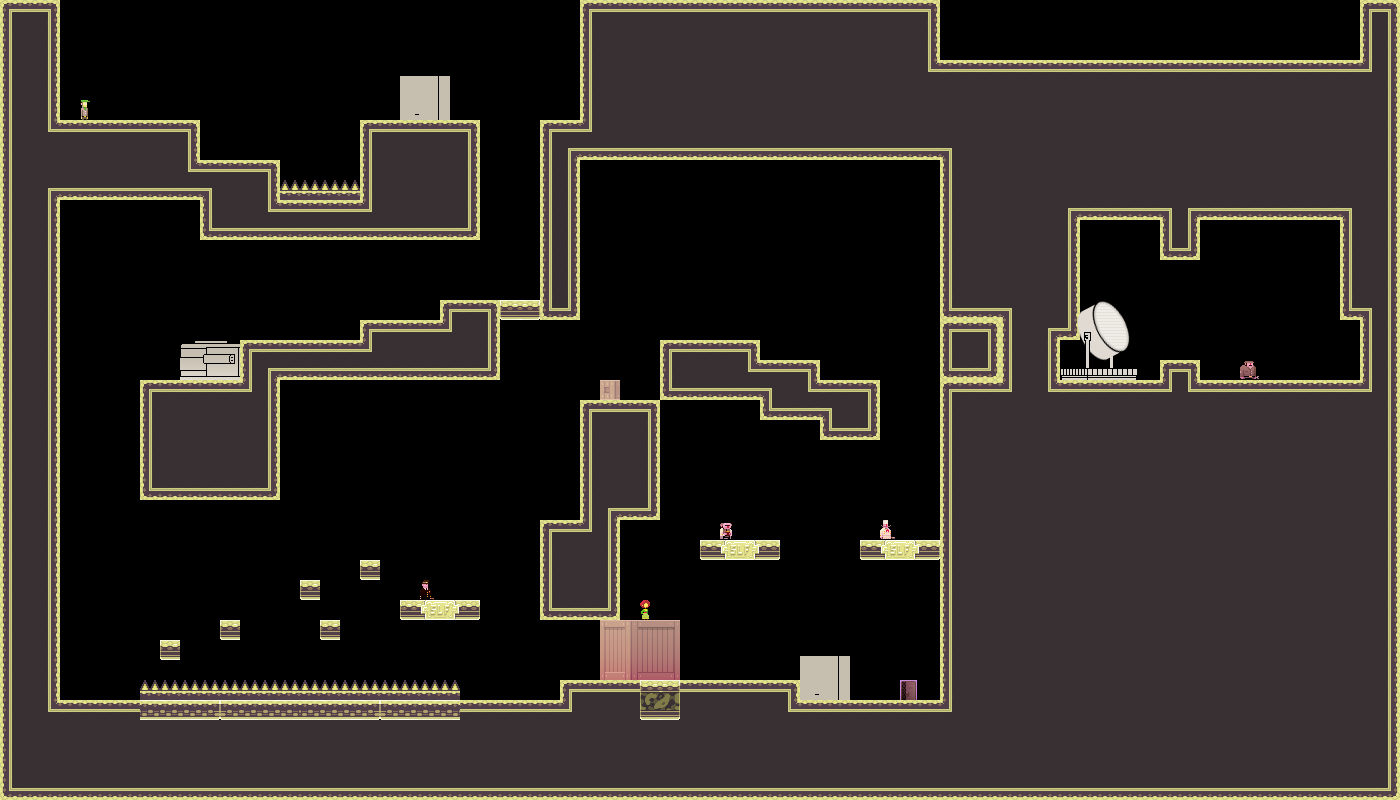

A level layout from a 2D game, rendered from its tile map. Below: a short description, then the map file with tile-grid data replaced by summaries:
An orthogonal 70x40 tile map with 20x20 px tiles, 3 tile layers (bg, bg2, dontAutoLoad_sprites) and 35 objects.

<map version="1.0" orientation="orthogonal" width="70" height="40" tilewidth="20" tileheight="20">
 <tileset firstgid="1" name="tiles_military" tilewidth="20" tileheight="20">
  <image source="../Art/tiles_military.png" width="400" height="400" />
  <terraintypes>
   <terrain name="solid" tile="151" />
   <terrain name="hollow" tile="94" />
  </terraintypes>
  <tile id="8" terrain=",,,1" />
  <tile id="9" terrain=",,1,1" />
  <tile id="10" terrain=",,1,1" />
  <tile id="11" terrain=",,1,1" />
  <tile id="12" terrain=",,1,1" />
  <tile id="13" terrain=",,1,1" />
  <tile id="14" terrain=",,1," />
  <tile id="15" terrain="1,1,1," />
  <tile id="16" terrain="1,1,,1" />
  <tile id="28" terrain=",1,,1" />
  <tile id="34" terrain="1,,1," />
  <tile id="35" terrain="1,,1,1" />
  <tile id="36" terrain=",1,1,1" />
  <tile id="48" terrain=",1,,1" />
  <tile id="54" terrain="1,,1," />
  <tile id="68" terrain=",1,,1" />
  <tile id="74" terrain="1,,1," />
  <tile id="88" terrain=",1,,1" />
  <tile id="94" terrain="1,,1," />
  <tile id="108" terrain=",1,,1" />
  <tile id="114" terrain="1,,1," />
  <tile id="128" terrain=",1,," />
  <tile id="129" terrain="1,1,," />
  <tile id="130" terrain="1,1,," />
  <tile id="131" terrain="1,1,," />
  <tile id="132" terrain="1,1,," />
  <tile id="133" terrain="1,1,," />
  <tile id="134" terrain="1,,," />
  <tile id="148" terrain=",,,0" />
  <tile id="149" terrain=",,0,0" />
  <tile id="150" terrain=",,0," />
  <tile id="151" terrain="0,0,0," />
  <tile id="152" terrain="0,0,," />
  <tile id="153" terrain="0,0,,0" />
  <tile id="168" terrain=",0,,0" />
  <tile id="170" terrain="0,,0," />
  <tile id="171" terrain="0,,0," />
  <tile id="173" terrain=",0,,0" />
  <tile id="188" terrain=",0,," />
  <tile id="189" terrain="0,0,," />
  <tile id="190" terrain="0,,," />
  <tile id="191" terrain="0,,0,0" />
  <tile id="192" terrain=",,0,0" />
  <tile id="193" terrain=",0,0,0" />
  <tile id="194" terrain="0,0,0,0" />
  <tile id="195" terrain="1,1,1,1" />
  <tile id="356">
   <properties>
    <property name="LargeCrate" value="" />
   </properties>
  </tile>
  <tile id="380">
   <properties>
    <property name="Andre" value="" />
   </properties>
  </tile>
  <tile id="381">
   <properties>
    <property name="Liselot" value="" />
   </properties>
  </tile>
  <tile id="382">
   <properties>
    <property name="Amsterdaam" value="" />
   </properties>
  </tile>
  <tile id="383">
   <properties>
    <property name="Worker" value="" />
   </properties>
  </tile>
  <tile id="384">
   <properties>
    <property name="Inspector" value="" />
   </properties>
  </tile>
  <tile id="385">
   <properties>
    <property name="Chef" value="" />
   </properties>
  </tile>
  <tile id="386">
   <properties>
    <property name="Exit" value="" />
   </properties>
  </tile>
  <tile id="387">
   <properties>
    <property name="Trampoline" value="" />
   </properties>
  </tile>
  <tile id="388">
   <properties>
    <property name="SmallCrate" value="" />
   </properties>
  </tile>
  <tile id="389">
   <properties>
    <property name="SugarBag" value="" />
   </properties>
  </tile>
 </tileset>
 <layer name="bg" width="70" height="40">
  <data>[2800 cells, 1552 non-empty, 41 distinct tile ids]</data>
 </layer>
 <layer name="bg2" width="70" height="40">
  <data>[2800 cells, 63 non-empty, 52 distinct tile ids]</data>
 </layer>
 <objectgroup name="boxes" width="70" height="40">
  <object x="0" y="700" width="1000" height="100" />
  <object x="0" y="400" width="60" height="300" />
  <object x="940" y="380" width="60" height="320" />
  <object x="160" y="640" width="20" height="20" />
  <object x="220" y="620" width="20" height="20" />
  <object x="320" y="620" width="20" height="20" />
  <object x="360" y="560" width="20" height="20" />
  <object x="400" y="600" width="80" height="20" />
  <object x="300" y="580" width="20" height="20" />
  <object x="540" y="520" width="80" height="100" />
  <object x="560" y="680" width="240" height="20" />
  <object x="700" y="540" width="80" height="20" />
  <object x="860" y="540" width="80" height="20" />
  <object x="580" y="400" width="80" height="120" />
  <object x="940" y="60" width="60" height="260" />
  <object x="660" y="340" width="100" height="60" />
  <object x="760" y="360" width="60" height="60" />
  <object x="820" y="380" width="60" height="60" />
  <object x="0" y="0" width="60" height="400" />
  <object x="60" y="120" width="140" height="80" />
  <object x="200" y="160" width="80" height="80" />
  <object x="280" y="200" width="80" height="40" />
  <object x="360" y="120" width="120" height="120" />
  <object x="580" y="0" width="360" height="160" />
  <object x="540" y="120" width="40" height="180" />
  <object x="440" y="300" width="140" height="20" />
  <object x="360" y="320" width="140" height="60" />
  <object x="240" y="340" width="120" height="40" />
  <object x="140" y="380" width="140" height="120" />
  <object x="80" y="340">
   <polyline points="0,0 0,300" />
  </object>
  <object x="1000" y="380" width="400" height="80" />
  <object x="1360" y="0" width="40" height="380" />
  <object x="1160" y="360" width="40" height="20" />
 </objectgroup>
 <layer name="dontAutoLoad_sprites" width="70" height="40">
  <data>[2800 cells, 20 non-empty, 20 distinct tile ids]</data>
 </layer>
 <objectgroup name="dontAutoLoad_death" width="70" height="40">
  <object x="140" y="680" width="320" height="20" />
  <object x="280" y="180" width="80" height="20" />
 </objectgroup>
</map>
